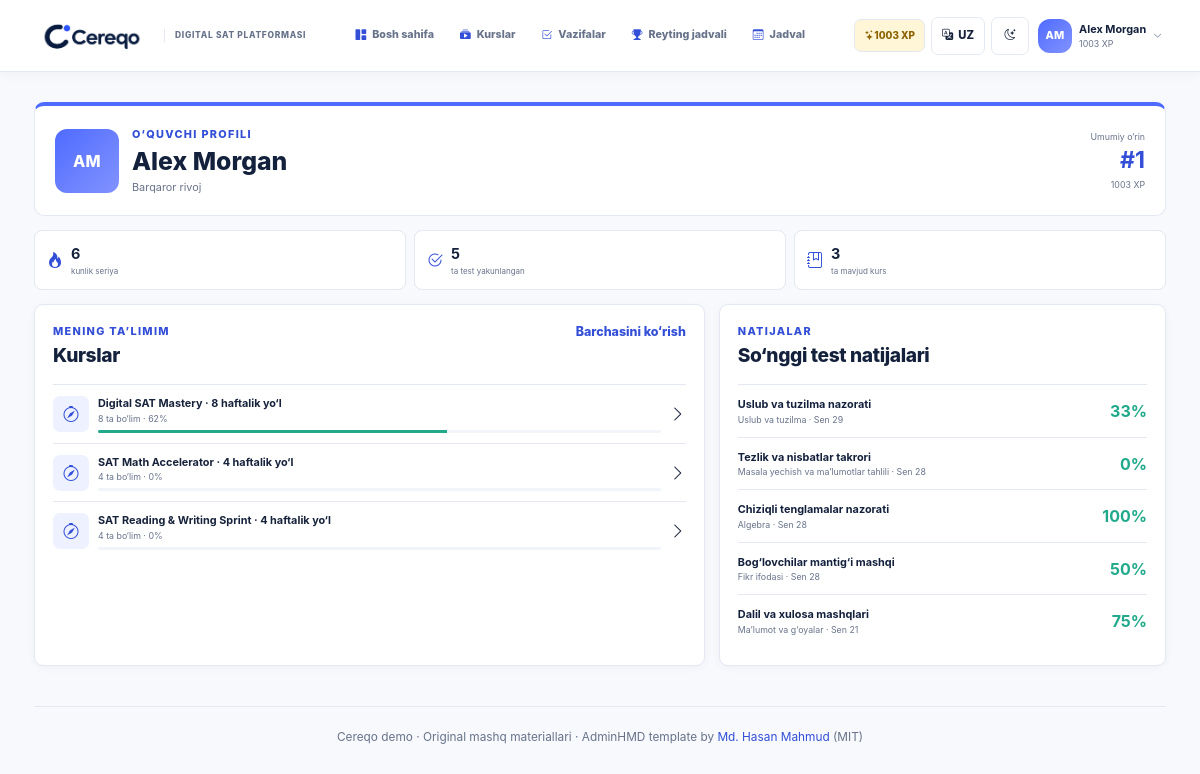
/profile/ (signed in), run on the app's committed database.
### learning/models.py (models this page shows, shortened)
class Student(models.Model):
    user = models.OneToOneField(
        settings.AUTH_USER_MODEL,
        on_delete=models.CASCADE,
        related_name="student_profile",
        null=True,
        blank=True,
    )
    name = models.CharField(max_length=100, unique=True)
    initials = models.CharField(max_length=3)
    points = models.PositiveIntegerField(default=0)
    streak = models.PositiveIntegerField(default=0)
    badge = models.CharField(max_length=80, blank=True)
    is_demo = models.BooleanField(default=False)
    class Meta:
        ordering = ["-points", "name"]
    @property
    def rank(self):
        return Student.objects.filter(points__gt=self.points).count() + 1

class Course(models.Model):
    title = models.CharField(max_length=160)
    code = models.SlugField(max_length=60, unique=True)
    description = models.TextField()
    instructor_name = models.CharField(max_length=100, default="Cereqo mentor")
    instructor_role = models.CharField(max_length=100, default="SAT mentor")
    cover_image = models.CharField(
        max_length=255,
        default="cereqo/img/mentors/cereqo-classroom.jpg",
    )
    start_date = models.DateField()
    end_date = models.DateField()
    target_score = models.PositiveSmallIntegerField(default=1400)
    is_active = models.BooleanField(default=True)
    class Meta:
        ordering = ["-is_active", "start_date", "id"]
    @property
    def progress_percent(self):
        lessons = Lesson.objects.filter(section__course=self)
        total = lessons.count()
        return round(sum(lessons.values_list("progress_percent", flat=True)) / total) if total else 0

class Submission(models.Model):
    student = models.ForeignKey(Student, on_delete=models.CASCADE, related_name="submissions")
    homework = models.ForeignKey(Homework, on_delete=models.CASCADE, related_name="submissions")
    started_at = models.DateTimeField(auto_now_add=True)
    updated_at = models.DateTimeField(auto_now=True)
    submitted_at = models.DateTimeField(null=True, blank=True)
    score = models.PositiveSmallIntegerField(null=True, blank=True)
    points_awarded = models.PositiveSmallIntegerField(default=0)
    class Meta:
        constraints = [
            models.UniqueConstraint(fields=["student", "homework"], name="unique_student_homework")
        ]

class Homework(models.Model):
    lesson = models.OneToOneField(Lesson, on_delete=models.CASCADE, related_name="homework")
    section = models.OneToOneField(
        CourseSection, on_delete=models.CASCADE, related_name="checkpoint", null=True, blank=True
    )
    title = models.CharField(max_length=160)
    description = models.TextField()
    deadline = models.DateTimeField()
    max_points = models.PositiveSmallIntegerField(default=100)
    sort_order = models.PositiveSmallIntegerField(default=0)
    class Meta:
        ordering = ["sort_order", "deadline"]

class CourseSection(models.Model):
    SUBJECT_CHOICES = [("math", "Math"), ("rw", "Reading & Writing")]
    course = models.ForeignKey(Course, on_delete=models.CASCADE, related_name="sections")
    title = models.CharField(max_length=160)
    domain = models.CharField(max_length=120)
    subject = models.CharField(max_length=10, choices=SUBJECT_CHOICES)
    description = models.TextField()
    start_date = models.DateField()
    end_date = models.DateField()
    order = models.PositiveSmallIntegerField(default=1)
    exam_weight_percent = models.PositiveSmallIntegerField(default=25)
    class Meta:
        ordering = ["course", "order", "id"]
        constraints = [
            models.UniqueConstraint(fields=["course", "order"], name="unique_course_section_order")
        ]

### learning/views.py (the view)
# urls.py: path("profile/", views.profile, name="profile"),
@login_required
def profile(request):
    student = _student(request)
    courses = list(Course.objects.prefetch_related("sections__lessons").all())
    recent_submissions = student.submissions.select_related(
        "homework__section__course"
    ).filter(submitted_at__isnull=False).order_by("-submitted_at")[:5]
    completed_tasks = student.submissions.filter(submitted_at__isnull=False).count()
    return render(
        request,
        "learning/profile.html",
        {
            "active_nav": None,
            "student": student,
            "courses": courses,
            "recent_submissions": recent_submissions,
            "completed_tasks": completed_tasks,
        },
    )

### learning/context_processors.py (called while the page is built)
def demo_shell(request):
    student = student_for_user(request.user)
    return {"demo_student": student}

### learning/student_profiles.py (called while the page is built)
def student_for_user(user):
    if not user or not user.is_authenticated:
        return None
    try:
        return user.student_profile
    except Student.DoesNotExist:
        display_name = user.get_full_name() or user.email.split("@")[0] or user.get_username()
        display_name = _unique_name(display_name, user)
        return Student.objects.create(
            user=user,
            name=display_name,
            initials=_initials(display_name),
            badge="New learner",
        )

### learning/views.py (called while the page is built)
def _student(request):
    return student_for_user(request.user)

### templates/learning/profile.html (shortened to what this page needs)
{% extends 'base.html' %}{% load i18n %}
{% block content %}
<section class="profile-hero">
  <span class="avatar profile-avatar">{{ student.initials }}</span>
  <div><p class="eyebrow">{% translate "Learner profile" %}</p><h1>{{ student.name }}</h1><p>{% translate student.badge %}</p></div>
  <div class="profile-rank"><small>{% translate "Overall rank" %}</small><strong>#{{ student.rank }}</strong><span>{{ student.points }} XP</span></div>
</section>
<section class="profile-stat-grid">
  <article><i class="bi bi-fire"></i><span><strong>{{ student.streak }}</strong><small>{% translate "day streak" %}</small></span></article>
  <article><i class="bi bi-check2-circle"></i><span><strong>{{ completed_tasks }}</strong><small>{% translate "tests completed" %}</small></span></article>
  <article><i class="bi bi-journal-bookmark"></i><span><strong>{{ courses|length }}</strong><small>{% translate "available courses" %}</small></span></article>
</section>
<div class="profile-grid">
  <section class="surface-card profile-courses"><div class="section-title-row"><div><p class="eyebrow">{% translate "My learning" %}</p><h2>{% translate "Courses" %}</h2></div><a href="{% url 'learning:learn' %}">{% translate "View all" %}</a></div>{% for course in courses %}<a href="{% url 'learning:course_detail' course.id %}"><span class="course-mini-icon"><i class="bi bi-compass"></i></span><span><strong>{% translate course.title %}</strong><small>{{ course.sections.count }} {% translate "sections" %} · {{ course.progress_percent }}%</small><i class="mini-track"><b style="width:{{ course.progress_percent }}%"></b></i></span><i class="bi bi-chevron-right"></i></a>{% endfor %}</section>
  <section class="surface-card profile-results"><div class="section-title-row"><div><p class="eyebrow">{% translate "Performance" %}</p><h2>{% translate "Recent test results" %}</h2></div></div>{% for submission in recent_submissions %}<div class="result-row"><span><strong>{% translate submission.homework.title %}</strong><small>{% translate submission.homework.section.domain %} · {{ submission.submitted_at|date:'M j' }}</small></span><b>{{ submission.score }}%</b></div>{% empty %}<div class="empty-state"><i class="bi bi-clipboard-data"></i><p>{% translate "Completed tests will appear here." %}</p></div>{% endfor %}</section>
</div>
{% endblock %}

### templates/base.html (shortened to what this page needs)
{% load static i18n %}
<!doctype html>
<html lang="{{ LANGUAGE_CODE }}">
<head>
  <link rel="stylesheet" href="{% static 'vendor/bootstrap/css/bootstrap.min.css' %}">
  <link rel="stylesheet" href="{% static 'vendor/bootstrap-icons/css/bootstrap-icons.css' %}">
  <link rel="stylesheet" href="{% static 'cereqo/css/cereqo.css' %}">
</head>
<body>
  <div class="app-shell topnav-shell">
    <header class="desktop-topbar main-navbar">
      <a class="topnav-brand" href="{% url 'learning:dashboard' %}"><img src="{% static 'cereqo/img/cereqo-logo.png' %}" alt="Cereqo"><span>{% translate "Digital SAT platform" %}</span></a>
      <nav class="desktop-main-nav" aria-label="Main navigation">{% include 'learning/_nav_links.html' %}</nav>
      <div class="topnav-actions">{% if user.is_authenticated and demo_student %}<span class="topnav-xp"><i class="bi bi-stars"></i>{{ demo_student.points }} XP</span>{% endif %}{% include 'learning/_toolbar_controls.html' %}{% if user.is_authenticated %}{% include 'learning/_profile_menu.html' %}{% else %}<a class="btn btn-primary navbar-login" href="{% url 'login' %}"><i class="bi bi-box-arrow-in-right"></i>{% translate "Log in" %}</a>{% endif %}</div>
    </header>
    <div class="app-main {% if landing_page %}landing-main{% endif %} {% if course_navigation %}has-course-sidebar{% endif %}">
      <main id="main-content" class="{% if landing_page %}landing-content{% else %}page-content{% endif %}" tabindex="-1">
        {% block content %}{% endblock %}
        {% if not landing_page %}
        <footer class="page-footer">{% translate "Cereqo demo" %} · {% translate "Original practice content" %} · AdminHMD template by <a href="https://github.com/HasanMahmudDev" target="_blank" rel="noreferrer">Md. Hasan Mahmud</a> (MIT)</footer>
        {% endif %}
      </main>
    </div>
  </div>
</body>
</html>

### templates/learning/_profile_menu.html (shortened to what this page needs)
{% load i18n %}
{% if user.is_authenticated and demo_student %}<div class="dropdown profile-menu">
  <button class="profile-trigger" type="button" data-bs-toggle="dropdown" aria-expanded="false" aria-label="{% translate 'Open profile menu' %}"><span class="avatar avatar-sm">{{ demo_student.initials }}</span><span class="profile-trigger-copy"><strong>{{ demo_student.name }}</strong><small>{{ demo_student.points }} XP</small></span><i class="bi bi-chevron-down"></i></button>
</div>{% endif %}

### data on the page
Student: points "1003", initials "AM", name "Alex Morgan", rank "1", streak "6"
Course: sections.count "8", progress_percent "62"
Course: sections.count "4", progress_percent "0"
Course: sections.count "4", progress_percent "0"
Submission: submitted_at "Sen 29", score "33"
Submission: submitted_at "Sen 28", score "0"
Submission: submitted_at "Sen 28", score "100"
Submission: submitted_at "Sen 28", score "50"
Submission: submitted_at "Sen 21", score "75"

### other printed values
{{ LANGUAGE_CODE|upper }} "UZ"
{{ completed_tasks }} "5"
{{ courses|length }} "3"
